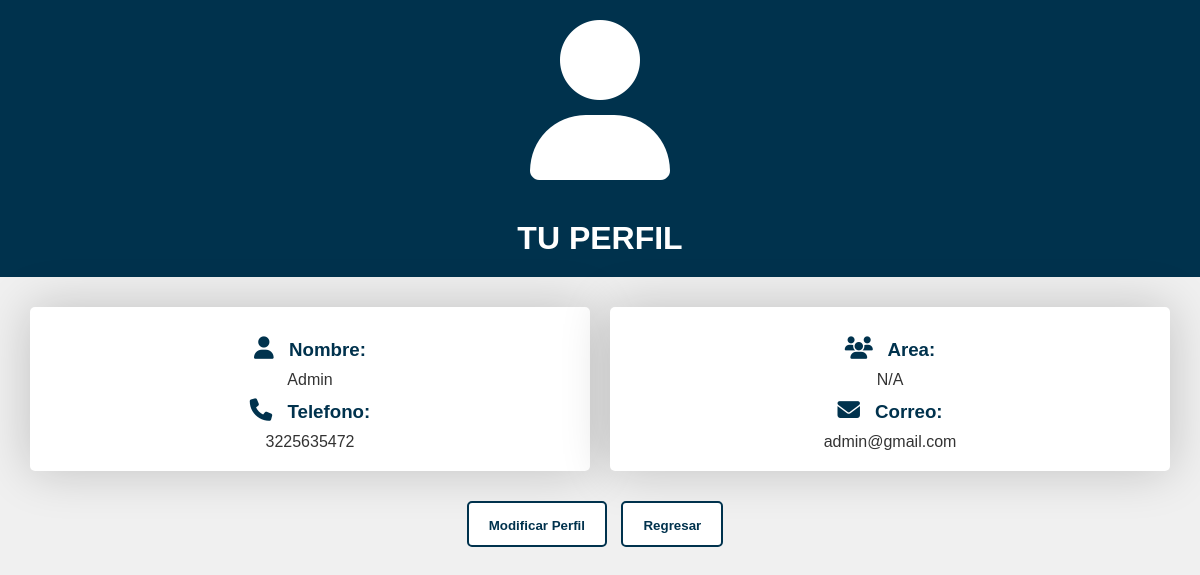
Screenshot of /perfil/1/ (signed in) with the database file from the repository.
### sendapp/models.py (models this page shows, shortened)
class Usuario(AbstractBaseUser,PermissionsMixin):
    cedula = models.CharField(max_length=15, unique=True)
    nombre_usuario = models.CharField(max_length=30)
    apellido_usuario = models.CharField(max_length=30)
    telefono_usuario = models.CharField(max_length=20)
    correo_usuario = models.EmailField()
    id_area = models.ForeignKey(Area, on_delete=models.CASCADE)
    id_rol = models.ForeignKey(Rol, on_delete=models.CASCADE)
    is_staff = models.BooleanField(default=False)
    objects = UsuarioManager() #se asigna el gestor de usuario
    USERNAME_FIELD = 'cedula'

class Area(models.Model):
    id_area = models.AutoField(primary_key=True)
    nombre_area = models.CharField(max_length=255)
    def __str__(self):
        return self.nombre_area  # Esto mostrará el nombre del área

### sendapp/views.py (the view)
# urls.py: path('perfil/<int:usuario_id>/', views.perfil, name='perfil'),
@login_required #Requiere que este logueado
def perfil(request, usuario_id):
    usuario_actual = get_object_or_404(Usuario, id=usuario_id)
    context = {
        'usuario_actual': usuario_actual,
    }
    return render(request, 'perfil/perfil.html', context)

### templates/perfil/perfil.html (shortened to what this page needs)
{% load static %}
<!DOCTYPE html>
<html lang="es">
<head>
    <link rel="stylesheet" type="text/css" href="{% static 'perfil/ver-perfil/css/styles.css' %}">
</head>
<body>
    <div class = "icon">
    <i class="fas fa-user fa-2x"></i>
    </div>
    <h1 id="titulo_p">
        Tu Perfil
    </h1>
<div class="container">
    <div class="left-column">
        <h3><i class="fas fa-user"></i> Nombre:</h3>
        <p>{{usuario_actual.nombre_usuario}}</p>
        <h3><i class="fas fa-phone"></i> Telefono:</h3>
        <p>{{usuario_actual.telefono_usuario}}</p>
    </div>
    <div class="right-column">
        <h3><i class="fas fa-users"></i> Area:</h3>
        <p>{{usuario_actual.id_area}}</p>
        <h3><i class="fas fa-envelope"></i> Correo:</h3>
        <p>{{usuario_actual.correo_usuario}}</p>
    </div>
</div>
<div class="container-btn">
    <div class="button">
        <a href="{% url 'modificar_perfil' usuario_id=usuario_actual.id %}">
            <small>Modificar Perfil</small>
        </a>
    </div>
    <div class="button">
        <a href="{%url 'bienestar'%}">
            <small>Regresar</small>
        </a>
    </div>
</div>
</body>
</html>

### static/perfil/ver-perfil/css/styles.css (style rules this page uses)
* { margin: 0; padding: 0; box-sizing: border-box; }
body { font-family: Arial, sans-serif; background-color: #f0f0f0; text-align: center; color: #333; }
#titulo_p { background-color: #00324D; color: #fff; padding: 20px; font-size: 2em; text-transform: uppercase; }
.icon { background-color: #00324D; color: #fff; padding: 20px; font-size: 5em; text-transform: uppercase; }
.container { display: flex; justify-content: space-between; margin: 20px; }
.left-column, .right-column { flex: 1; padding: 20px; background-color: #fff; box-shadow: 0 0 50px rgba(0, 0, 0, 0.2); border-radius: 5px; margin: 10px; }
.left-column h3, .right-column h3 { font-weight: bold; color: #00324D; margin: 10px; }
.left-column i, .right-column i { margin-right: 10px; font-size: 1.2em; color: #00324D; }
.container-btn { text-align: center; margin: 20px; }
.button { display: inline-block; margin-right: 10px; }
.button a { text-decoration: none; color: #00324D; display: inline-block; background-color: #fff; padding: 10px 20px; border: 2px solid #00324D; border-radius: 5px; font-weight: bold; transition: background-color 0.3s, color 0.3s; }
a { color: #00324D; text-decoration: none; }

### rows the page displays
Usuario: nombre_usuario "Admin", telefono_usuario "3225635472", id_area "N/A", correo_usuario "admin@gmail.com"
